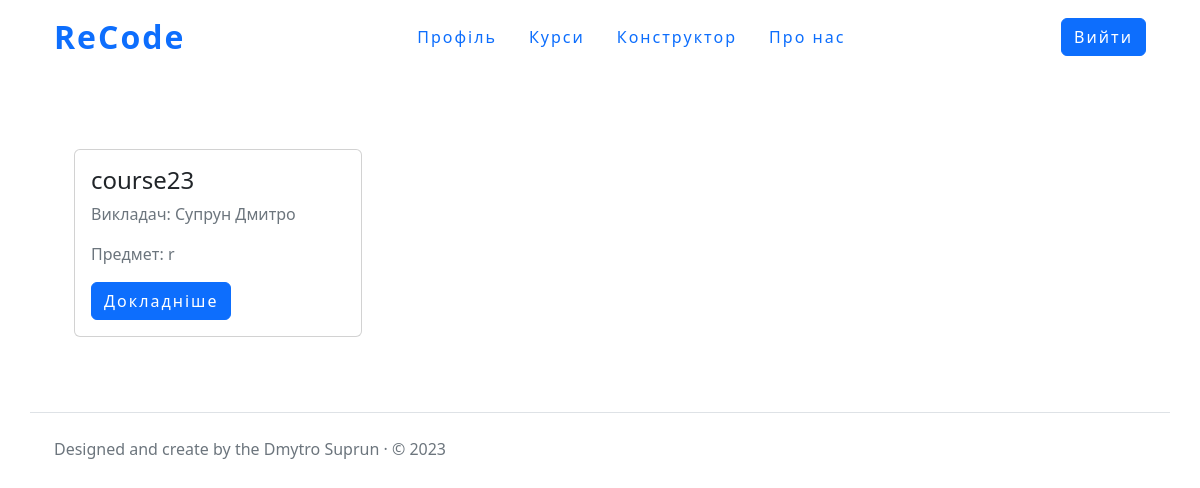
/course/ (signed in), run on the app's committed database.
### course/models.py (models this page shows, shortened)
class CourseConfig(models.Model):
    name=models.CharField('Назва курсу', max_length=255)
    course_slug=models.SlugField('URL', db_index=True, unique=True, max_length=255)
    subject=models.CharField('Предмет', max_length=255)
    date_creating=models.DateField(auto_now_add=True)
    def get_absolute_url(self):
        return reverse('detail_course', kwargs={'course_slug':self.course_slug})
    class Meta:
        ordering = ['-pk']

### course/views.py (the view, shortened to what this page needs)
# urls.py: path('', show_all_course, name='all_course'),
@login_required
def show_all_course(request):
    user_role = get_role(request)
    if user_role == 'anonymousStudent':
        context = {'title': 'Курси', 'type': user_role}
    else:
        courses = []
        teachers_on_course = {}
        this_teacher_info = TeacherInCourse.objects.filter(
            e_mail=request.user.email)
        for record in this_teacher_info:
            courses.append(record.course)
        for course in courses:
            list_with_teachers = []
            teachers_local = TeacherInCourse.objects.filter(course=course)
            for teacher in teachers_local:
                try:
                    tmp = User.objects.get(email=teacher.e_mail)
                    this_teacher = f'{tmp.first_name} {tmp.last_name},'
                except:
                    this_teacher = f'Не автентифікований({teacher.e_mail}),'
                list_with_teachers.append(this_teacher)
            teachers_on_course[course] = list_with_teachers
        for val in teachers_on_course.values():
            val[-1] = val[-1].replace(val[-1][-1], '')
        context = {
            'title': 'Курси',
            'type': user_role,
            'courses': teachers_on_course.items()
        }
    return render(request, 'course/all course.html', context=context)

### staticPages/views.py (called while the page is built)
def get_role(req):
    if req.user.is_anonymous:
        return 'anonymous'
    elif len(TeacherInCourse.objects.filter(e_mail=req.user.email)) == 0:
        if len(StudentInCourse.objects.filter(e_mail=req.user.email)) == 0:
            return 'anonymousStudent'
        return 'student'
    return 'teacher'

### course/templates/course/all course.html
{% extends "course/course-layout.html" %}
{%load static%}
{%block styles%}<link rel="stylesheet" href="{%static 'course/css/all_course_style.css'%}">{%endblock%}
{%block content%}
    <div class="grid-4-block-with-course">
        {%for course, teachers in courses%}
            <div class="card card_marg" style="width: 18rem;">
                  <div class="card-body">
                        <h4 class="card-title">{{course.name}}</h4>
                        <p class="text-muted">Викладач:
                            {%for teacher in teachers%}
                                {{teacher}}
                            {%endfor%}
                        </p>
                        <p class="text-muted">Предмет: {{course.subject}}</p>
                        <a href="{{ course.get_absolute_url }}" class="btn btn-primary detail-course-button">Докладніше</a>
                  </div>
            </div>
        {%endfor%}
    </div>
{%endblock%}

### course/static/course/css/all_course_style.css (style rules this page uses)
.grid-4-block-with-course { display:grid; grid-template-columns: repeat(auto-fill, 310px); margin-top:5%; margin-bottom:5%; }
.detail-course-button { letter-spacing: 2px; }
.detail-course-button:not(hover) { background-color:#0d6efd; transition:all 1.1s ease 1ms }
.card_marg { margin:20px; }

### data on the page
CourseConfig: name "course23", teachers "Супрун Дмитро", subject "r"
